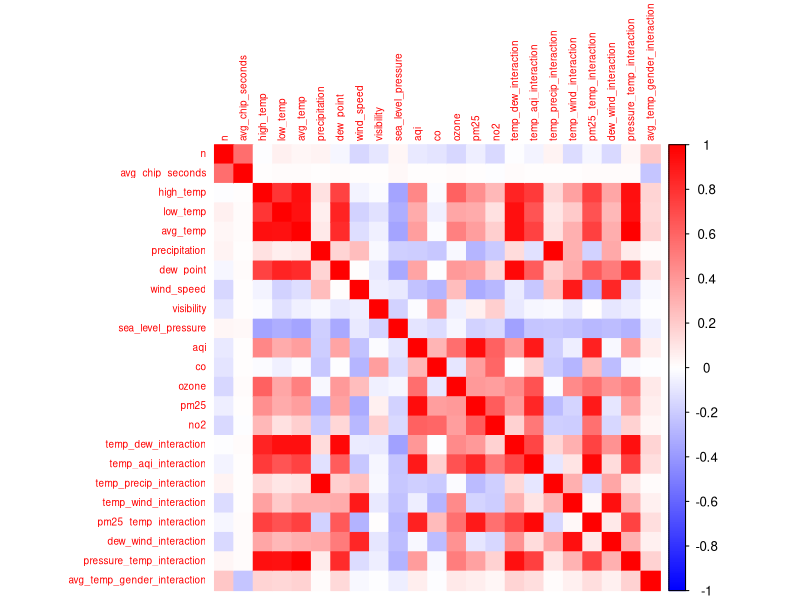

The R source for this figure:
## ---- chunk 1
library(here)
library(dplyr)
library(knitr)
library(tidyr)
library(ggplot2)
library(corrplot)
library(VIM)
## ---- chunk 2
final_data <- read.csv(here("data", "merged_marathon_data.csv"))
## ---- chunk 3
# view merged data
str(final_data)
summary(final_data)
## ---- chunk 4
# missing values for visibility, co, pm10, pm2.5
missing_summary <- final_data %>%
  summarise(across(everything(), ~sum(is.na(.))))

knitr::kable(missing_summary, caption = "Missing Values per Variable")
## ---- chunk 5
main_data <- final_data %>% filter(marathon != "Berlin")
berlin_data <- final_data %>% filter(marathon == "Berlin")
## ---- chunk 6
str(main_data)
## ---- chunk 7
# missing values
missing_summary <- main_data %>%
  summarise(across(everything(), ~sum(is.na(.))))

knitr::kable(missing_summary, caption = "Missing Values per Variable")
## ---- chunk 8
main_data <- main_data %>%
  select(-pm10) 
## ---- chunk 9
# Impute missing PM2.5 values using 5 nearest neighbors
main_data <- kNN(main_data, variable = "pm25", k = 5) # can change later to see which K gives best model performance 

# remove pm25_imp
cols_to_remove <- c(
  "pm25_imp"
)

main_data <- main_data[, !(names(main_data) %in% cols_to_remove)]

# Check that missing values are filled
summary(main_data$pm25)
## ---- chunk 10
main_data  <- main_data  %>%
  mutate(subgroup = factor(subgroup),
         gender = factor(gender),
         marathon = factor(marathon),
         main_pollutant = factor(main_pollutant))

str(main_data )
## ---- chunk 11
# create interaction terms and convert supershoe to factor
main_data <- main_data %>%
  mutate(
    supershoe = factor(ifelse(year >= 2018, 1, 0), levels = c(0, 1)),
    temp_dew_interaction       = avg_temp * dew_point,
    temp_aqi_interaction       = avg_temp * aqi, 
    temp_precip_interaction    = avg_temp * precipitation,
    temp_wind_interaction      = avg_temp * wind_speed,
    pm25_temp_interaction      = pm25 * avg_temp,
    dew_wind_interaction       = dew_point * wind_speed,
    pressure_temp_interaction  = sea_level_pressure * avg_temp,
    avg_temp_gender_interaction = avg_temp * as.numeric(gender == "male")
  )

str(main_data)
## ---- chunk 12
# Find numeric columns after feature engineering, excluding 'year'
numeric_vars <- main_data %>%
  select(where(is.numeric)) %>%
  select(-year) %>% 
  names()

numeric_vars
## ---- chunk 13
cor_matrix <- cor(main_data[numeric_vars], use = "pairwise.complete.obs")

# rounding
round(cor_matrix, 2)
## ---- chunk 14
corrplot(
  cor_matrix,
  method = "color",
  col = colorRampPalette(c("blue", "white", "red"))(200),
  tl.cex = 0.6
)
## ---- chunk 15
table(main_data$pm25_imp) # think this will error out since pm25_imp is removed above
table(main_data$main_pollutant)
table(main_data$supershoe)
## ---- chunk 16
cols_to_remove <- c(
  "high_temp",
  "low_temp",
  "aqi",
  "temp_dew_interaction",
  "temp_precip_interaction",
  "temp_wind_interaction",
  "pm25_temp_interaction",
  "dew_wind_interaction",
  "pressure_temp_interaction",
  "main_pollutant" 
)

main_data <- main_data[, !(names(main_data) %in% cols_to_remove)]
str(main_data)

## ---- chunk 17
# Identify numeric predictors to scale (exclude outcome and identifiers)
numeric_vars <- main_data %>%
  select(where(is.numeric)) %>%
  select(-avg_chip_seconds, -year, -n) %>%
  names()

# Create scaled versions of the numeric predictors (scaled variables with "scaled_")
scaled_vars <- paste0("scaled_", numeric_vars)
main_data[scaled_vars] <- scale(main_data[numeric_vars])

str(main_data)

## ---- chunk 18
# summary of scaled variables
summary(main_data[scaled_vars])

## ---- chunk 19
# split data into train and test
set.seed(123)

train_index <- sample(1:nrow(main_data), size = 0.9 * nrow(main_data)) # use a 90/10 split

train_data <- main_data[train_index, ]
test_data  <- main_data[-train_index, ]
